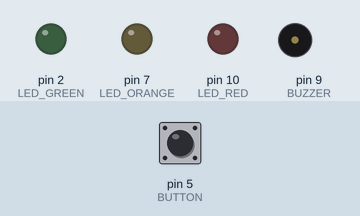
Simulated run of this sketch. Board: Arduino Uno, built with avr-gcc and run on an emulated ATmega328P. Shown: output pins drawn as LEDs (lit = HIGH), buzzer (waves = sounding). The test bench sets the inputs (shaded band); at power-on: pin 5 (BUTTON) LOW.

Above: at 1.2 s.
1.3 s: pin 5 (BUTTON) pulled HIGH for 0.15 s
At 2.55 s:
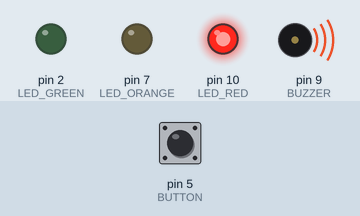
At 17.8 s:
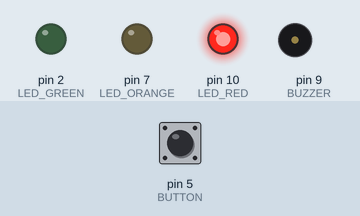
Timing chart, 0 to 19.3 s (numbered marks = the images above; inputs shaded):
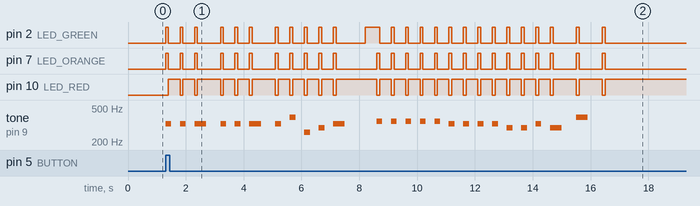

Measured:
- after the input at 1.3 s, pin 2 (LED_GREEN): LOW → HIGH at once, → LOW 0.10 s later, → HIGH 0.40 s later, → LOW 0.10 s later, … (52 changes in this stretch); pin 7 (LED_ORANGE): LOW → HIGH at once, → LOW 0.10 s later, → HIGH 0.40 s later, → LOW 0.10 s later, … (52 changes in this stretch)

The sketch:

Christmas_Card.ino
```cpp
/*
  Christmas Card

 */

// These constants won't change:
//christmas lights
const int LED_GREEN = 2;
const int LED_ORANGE = 7;
const int LED_RED = 10;
const int BUTTON = 5;
const int BUZZER = 9;

int buttonState = 0;

int tempo = 200;
char notes[] = "eeeeeeegcde fffffeeeeddedg";
int duration[] = {1, 1, 2, 1, 1, 2, 1, 1, 1, 1, 2, 1, 1, 1, 1, 1, 1, 1, 1, 1, 1, 1, 1, 1, 2, 2};

void playTheTone(char note, int duration) {
  char notesName[] = { 'c', 'd', 'e', 'f', 'g' };
  int tones[] = { 261, 293, 329, 349, 392 };

  for (int i = 0; i <= sizeof(tones); i++) {
    if (note == notesName[i]) {
      tone(BUZZER, tones[i], duration);
    }
  }
}

void setup()
{
  pinMode(LED_GREEN, OUTPUT);
  pinMode(LED_ORANGE, OUTPUT);
  pinMode(LED_RED, OUTPUT);
  pinMode(BUTTON, INPUT);
  pinMode(BUZZER, OUTPUT);
}

void loop()
{
  buttonState = digitalRead(BUTTON);

  if (buttonState == HIGH){

    digitalWrite(LED_GREEN, LOW);
    digitalWrite(LED_ORANGE, HIGH);
    digitalWrite(LED_RED, HIGH);

    for (int i = 0; i <= sizeof(notes)-1; i++) {
    if (notes[i] == ' ') {
      delay(duration[i] * tempo);

      digitalWrite(LED_GREEN, HIGH);
      digitalWrite(LED_ORANGE, LOW);
      digitalWrite(LED_RED, HIGH);


    } else {
      playTheTone(notes[i], duration[i] * tempo);

      digitalWrite(LED_ORANGE, HIGH);
      digitalWrite(LED_RED, LOW);
      digitalWrite(LED_GREEN, HIGH);

      delay(100);

      digitalWrite(LED_ORANGE, LOW);
      digitalWrite(LED_RED, HIGH);
      digitalWrite(LED_GREEN, LOW);

    }
    delay((tempo*2)*duration[i]);

    digitalWrite(LED_GREEN, LOW);
    digitalWrite(LED_ORANGE, LOW);
    digitalWrite(LED_RED, HIGH);

  }
  }
}
```
